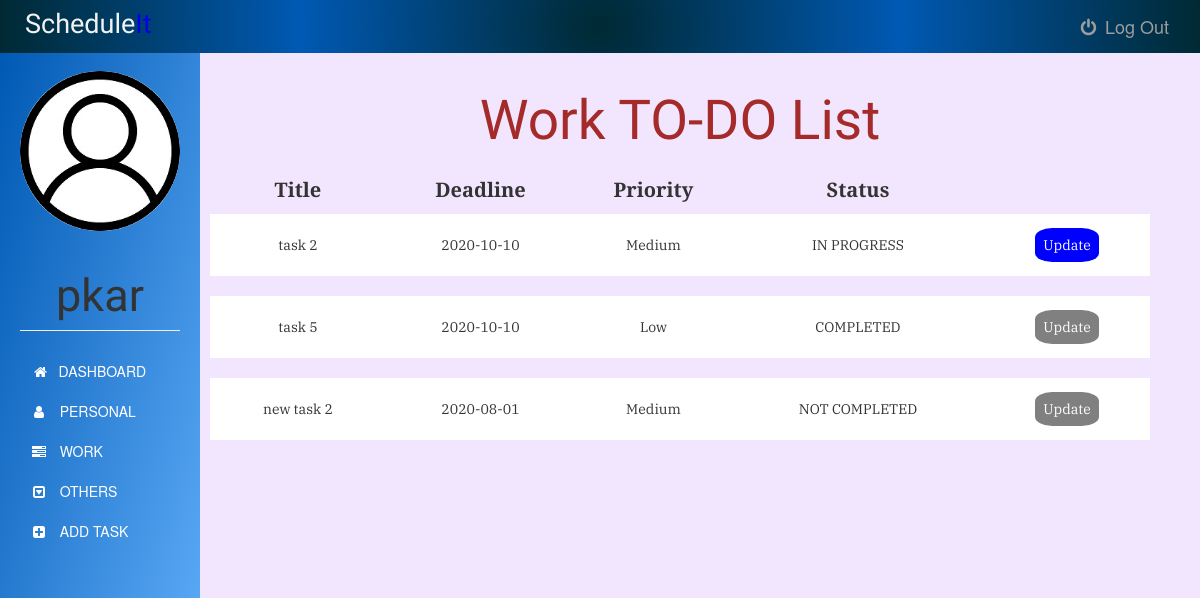
/worktask (signed in), run on the app's committed database.
### app.py (models this page shows)
class User(UserMixin, db.Model):
    id = db.Column(db.Integer, primary_key=True)
    username = db.Column(db.String(15), unique=True, nullable=False)
    email = db.Column(db.String(50), unique=True, nullable=False)
    password = db.Column(db.String(80), unique=True, nullable=False)
    tasks = db.relationship('Task', backref='author', lazy=True)

class Task(db.Model):
    id = db.Column(db.Integer, primary_key=True)
    title = db.Column(db.Text, nullable=False)
    date = db.Column(db.Date, nullable=False)
    content = db.Column(db.Text, nullable=False)
    WorkType = db.Column(db.Text, nullable=False)
    priority = db.Column(db.Text)
    status = db.Column(db.Text, nullable=False, default='NEW')
    user_id = db.Column(db.Integer, db.ForeignKey('user.id'), nullable=False)

### app.py (the view)
@app.route('/worktask', methods=['GET', 'POST'])
@login_required
def worktask():
    tasks = Task.query.filter_by(user_id=current_user.id)
    return render_template('work.html', tasks=tasks ,name=current_user.username, tdate=date.today())

### app.py (called while the page is built)
@login_manager.user_loader
def load_user(user_id):
    return User.query.get(int(user_id))

### templates/work.html (shortened to what this page needs)
{% extends "bootstrap/base.html" %}
{% block styles %}
{{super()}}
<link rel="stylesheet" href="{{url_for('.static', filename='personal.css')}}">
<link rel="stylesheet" href="https://maxcdn.bootstrapcdn.com/font-awesome/4.7.0/css/font-awesome.min.css">
{% endblock %}
{% block content %}
    <nav class="navbar navbar-inverse navbar-fixed-top">
      <div class="container-fluid">
        <div class="navbar-header">
          <center><h3><span>Schedule</span>It</h3></center>
        </div>
        <div class="navbar-collapse">
          <ul class="nav navbar-nav">
            <li>
              <a href="{{ url_for('logout') }}">
              <i class="fa fa-power-off fa-fw" aria-hidden="true"></i>
              Log Out
              </a>
            </li>
          </ul>
          </div>
      </div>
    </nav>
    <div class="container-fluid">
      <div class="row">
        <nav class=" sidebar">
          <div class="image img-cir img-120">
            <center>
              <img src="{{url_for('static', filename='user-icon.jpg')}}" width="250" height="200" class="img-responsive"/>
            </center>
            <center>
              <h1 class="page-header">{{ name }}</h1>
            </center>
          </div>
          <div>
            <div class="nav nav-sidebar">
              <ul class="nav nav-sidebar">
                <li >
                  <a class="list-group-item" href="{{ url_for('dashboard') }}">
                    &nbsp;<i class="fa fa-home" aria-hidden="true"></i>&nbsp;&nbsp; DASHBOARD
                  </a>
                </li>
                <li>
                  <a class="list-group-item" href="{{ url_for('personaltask') }}">
                    <i class="fa fa-user fa-fw" aria-hidden="true"></i>&nbsp;&nbsp; PERSONAL
                  </a>
                </li>
                <li>
                  <a class="list-group-item" href="#">
                    <i class="fa fa-tasks fa-fw" aria-hidden="true"></i>&nbsp;&nbsp; WORK
                  </a>
                </li>
                <li>
                  <a class="list-group-item" href="{{ url_for('othertask') }}">
                    <i class="fa fa-caret-square-o-down fa-fw" aria-hidden="true"></i>&nbsp;&nbsp; OTHERS
                  </a>
                </li>
                <li>
                  <a class="list-group-item" href="{{ url_for('addtask') }}">
                    <i class="fa fa-plus-square fa-fw" aria-hidden="true"></i>&nbsp;&nbsp; ADD TASK
                  </a>
                </li>
              </ul>
            </div>
          </div>
        </nav>
        <div class="col-sm-9 col-sm-offset-3 col-md-10 col-md-offset-2 main">
          	<center><h1>Work TO-DO List</h1></center>
            <div>
            	<table>
                <thead>
                  <tr>
                    <th>Title</th>
                    <th>Deadline</th>
                    <th>Priority</th>
                    <th>Status</th>
                  </tr>
                </thead>
            		<tbody>
              		{% for task in tasks %}
              			{% if task.WorkType == "Work"%}
              				<tr>
    		          			<td>{{task.title}}</td>
    		          			<td>{{task.date}}</td>
    		          			<td>{{task.priority}}</td>
                        {% if tdate > task.date and (task.status !="CANCELLED" or task.status !="COMPLETED") %}
                          <td class="status">NOT COMPLETED</td>
                        {% else %}
                          <td class="status">{{task.status}}</td>
                        {% endif %}
                        {% if (task.status == "NEW" or task.status == "IN PROGRESS" or task.status == "NOT STARTED") and tdate <= task.date %}
                          <td><a href="{{ url_for('update_task', task_id=task.id) }}">Update</a></td>
                        {% else %}
                          <td><a class="arcup" href="#">Update</a></td>
                        {% endif %}
    		          		</tr>
                      <tr class="spacer">
                      <tr>
    		          	{% endif %}
    		        {% endfor %}
              </tbody>
            	</table>
            </div>
        </div>
      </div>
    </div>
{% endblock %}

### static/personal.css (style rules this page uses)
body { padding-top: 50px; background-color: #f2e6ff; }
.navbar-fixed-top { border: 0; }
.navbar { background-image: radial-gradient(circle, #002933,#0059b3, #002933); }
.navbar-header h3 { font-family: 'Oswald', sans-serif; font-size: 27px; margin: 10px; color: #0000e6; }
.navbar-header span { font-size: 27px; color: #f2f2f2; }
.navbar-collapse ul { float: right; margin: 3px; list-style: none; }
.navbar-collapse ul li { float: left; position: relative; }
.navbar-collapse ul li a { display: block; margin: 0px; padding: 13px; font-size: 18px; text-decoration: none; }
.sidebar { width: 200px; position: fixed; top: 51px; bottom: 0; left: 0; z-index: 1000; display: block; padding: 20px; overflow-x: hidden; overflow-y: auto; background-image: linear-gradient(to bottom right, #0059b3, #66b3ff); }
.sidebar .page-header { font-size: 45px; font-family: 'Tenali Ramakrishna', sans-serif; }
.nav-sidebar { margin-right: -21px; margin-bottom: 20px; margin-left: -20px; }
.nav-sidebar > li > a { padding-right: 20px; padding-left: 50px; }
.nav-sidebar ul li a { background-color: transparent; color: white; border: none; }
.nav-sidebar a { display: none; }
.row img { border-radius: 50%; }
.main { margin-top: 1px; padding: 30px; right: 20px; }
.main h1 { margin-top: 4px; padding: 5px; font-size: 55px; color: brown; font-family: 'Tenali Ramakrishna', sans-serif; text-align: center; }
.main table { width: 100%; }
.main thead tr { font-size: 20px; font-family: 'PT Serif', serif; }
.main tbody tr { background-color: white; font-family: 'IBM Plex Serif', serif; }
.main tbody .spacer { height: 20px; }
.main thead th { padding: 10px; text-align: center; }
.main tbody td { padding: 21px; text-align: center; }
.main tbody td a { text-decoration: none; padding: 8px; background-color: blue; color: white; border-radius: 27%; }
.main .arcup { background-color: grey; }

### data on the page
User: username "pkar"
Task: title "task 2", date "2020-10-10", priority "Medium", status "IN PROGRESS"
Task: title "task 5", date "2020-10-10", priority "Low", status "COMPLETED", shows "Update"
Task: title "new task 2", date "2020-08-01", priority "Medium", status "NOT COMPLETED"
